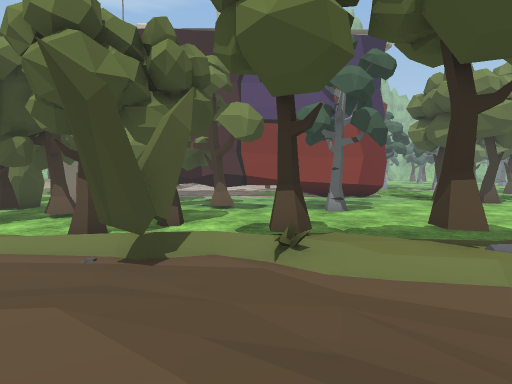
[1] (above)

22 first-person views from a walk through a Unity game level. The camera is 1.3 m above the floor, tilts 4° down and sees 80° across. The floor is counted in squares, 1 m on a side. Each view is taken from the middle of a square. On the plan, view 1 faces up. The plan holds only what a view shows up to about 14 squares ahead; the rest is blank. The place goes on beyond the plan. The player character is not drawn. Some animated figures are left out. Some surface patterns are stand-ins.

[2]
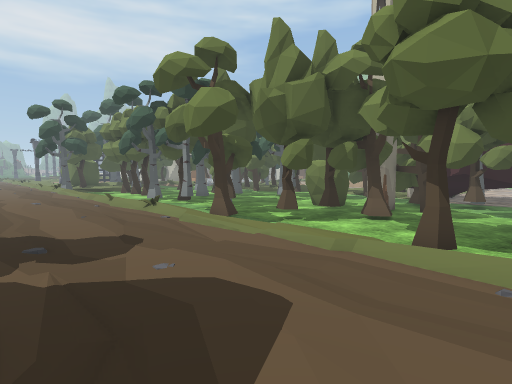

[3]
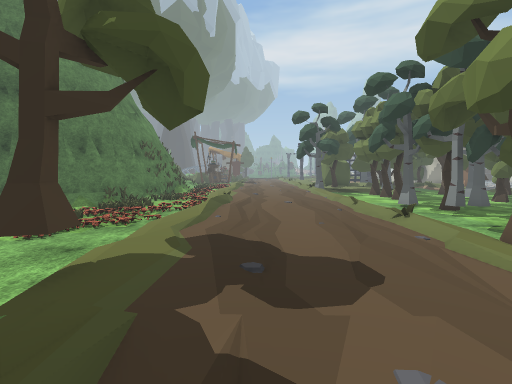

[4]
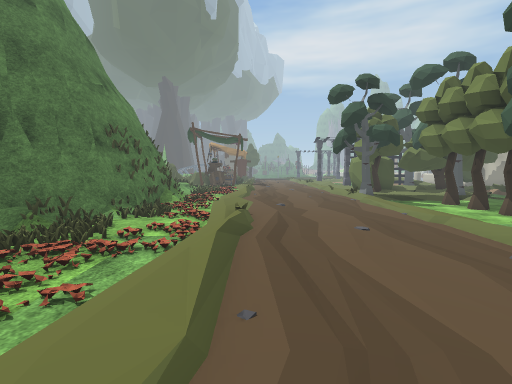

[5]
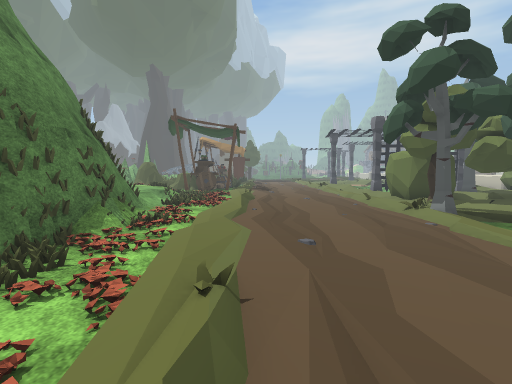

[6]
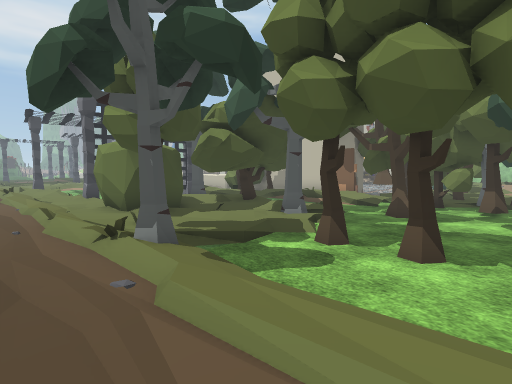

[7]
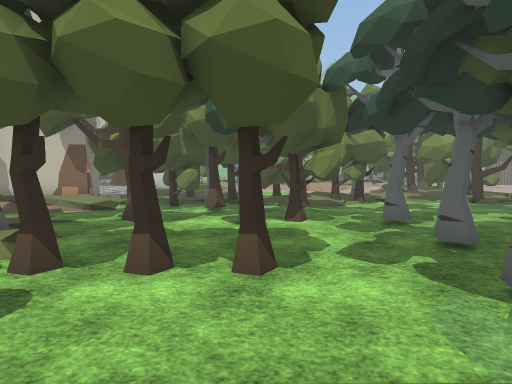

[8]
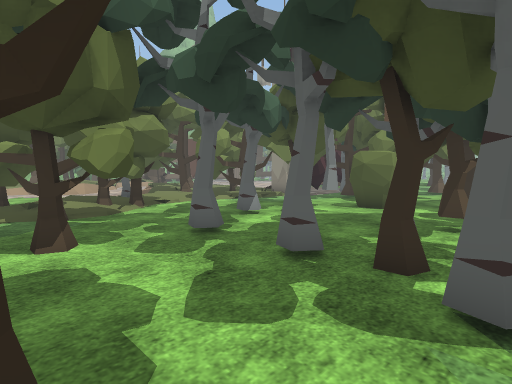

[9]
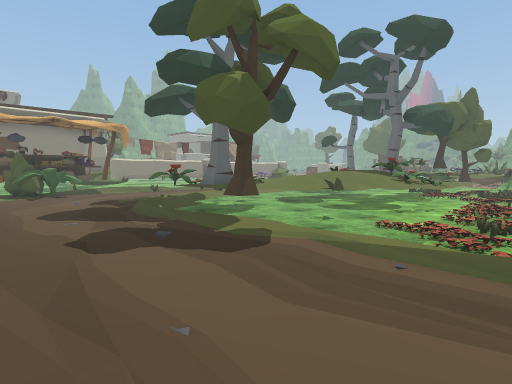

[10]
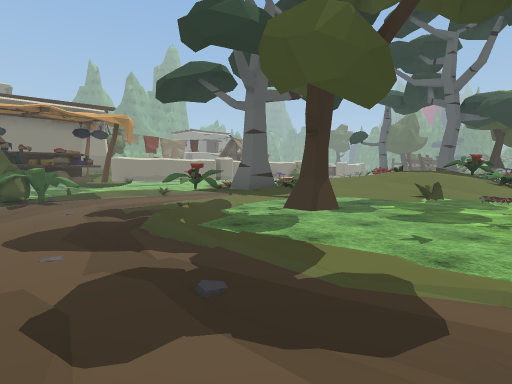

[11]
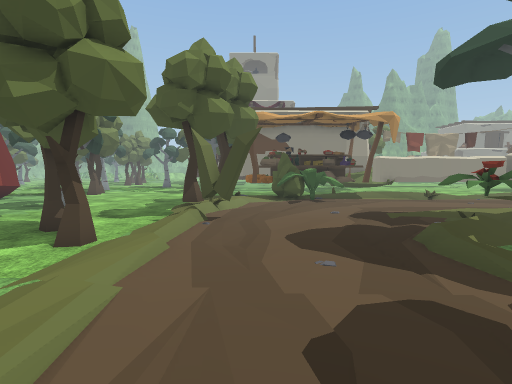

[12]
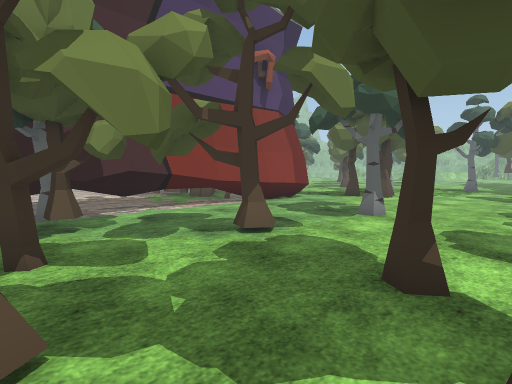

[13]
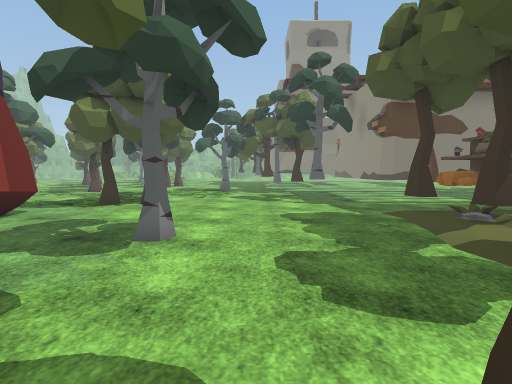

[14]
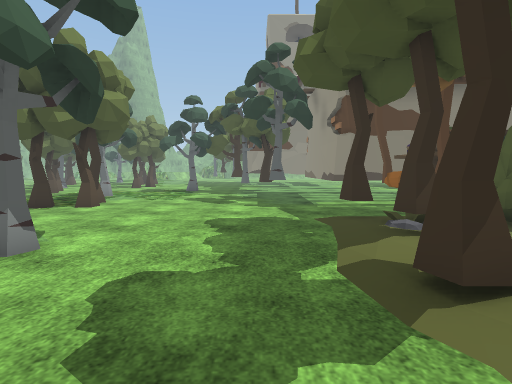

[15]
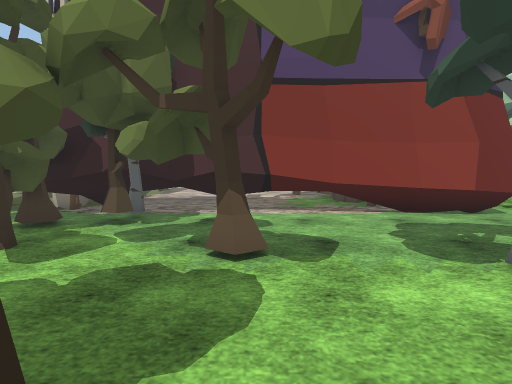

[16]
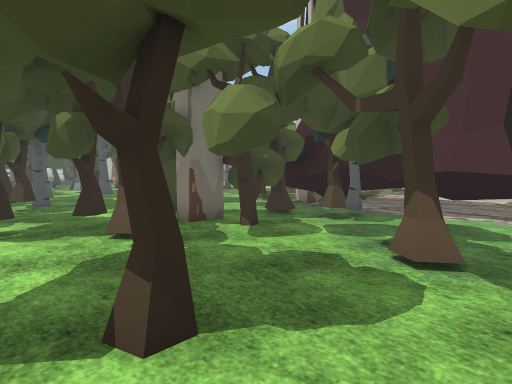

[17]
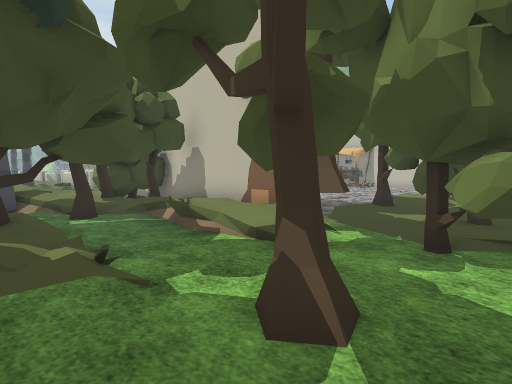

[18]
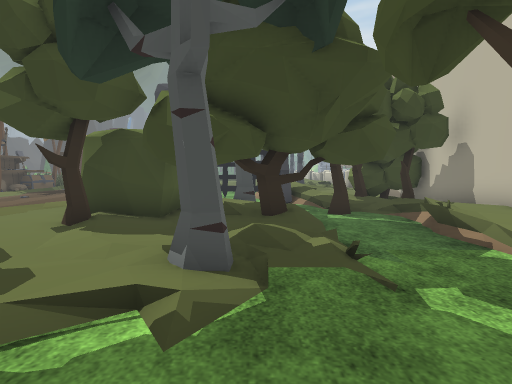

[19]
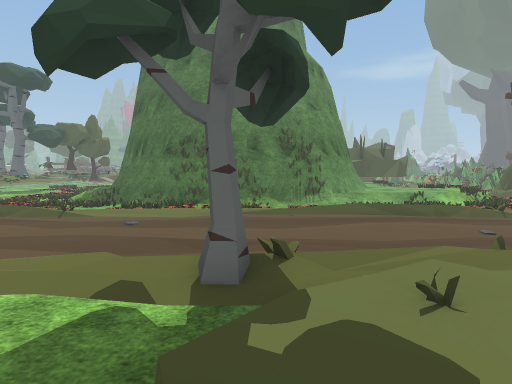

[20]
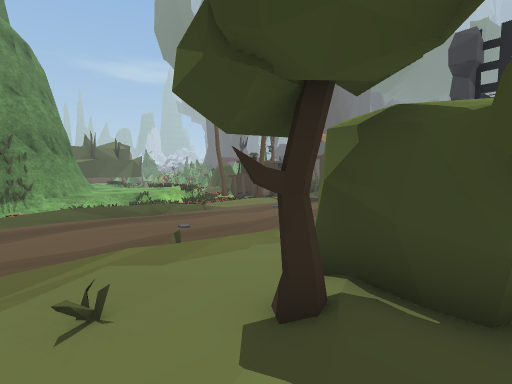

[21]
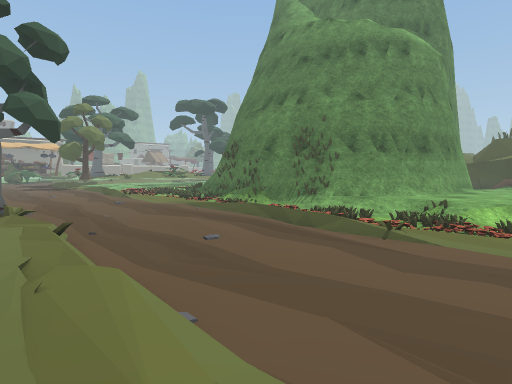

[22]
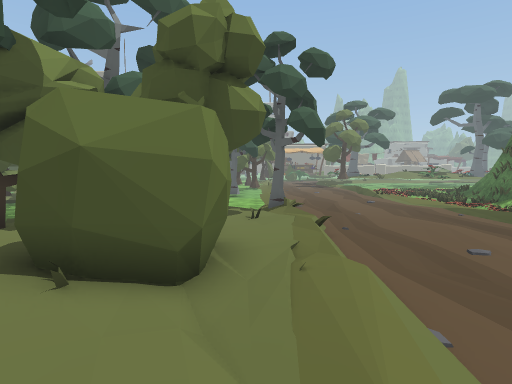

### Floor plan
Key: @ floor where view 1 was taken; # wall or solid block; . main floor; : floor 0.25 m higher than the main floor; + floor 0.5 m higher than the main floor; * floor 1 m higher than the main floor; % floor 1.25 m higher than the main floor; & floor 1.5 m higher than the main floor; / step, stairs or slope; = window, fence, low wall or low ledge; ^ raised ledge; T tree; B bush; F flower; P plant; O other object.
Columns run from 35 left of view 1 to 12 right of it. Each row starts with its distance up from view 1.
 18         #   TTT TT# T//:TT  # ........     ....
 17 #T###########T TTT TT....T:###########    .....
 16  TTTT++++/ #TT..TT........TT###T##...#####.....
 15  TTTT.:+//TT.TT...T........ TT.T............T..
 14   TTT #...TT.........TT.T...TTTTT............TT
 13 ///.T T....TT..TTT.T........TTT.TT..........TT..
 12 OO    T#///....T.T.T...T.BB.#TT..TT.............
 11  = TTTTT///..............BBT# TT......T.........
 10  #  TTTT:T:........T........TT.T................
  9    +BBBT:+:.TT.T...T..TT...TTT..................
  8   +BBBB+/::.TTTT..TT.T.TT..TT....T..............
  7 OO:/BBTT::+.......T.....TT.TT..T................
  6 :::::::://///..///      /TT..////..///........TT
  5 +:+++/////TT++::++///////++::++////TT+TOT.......
  4 :::::::::::::::::::::::::::::::::O://+T#T...####
  3 ::::::::::::::::::::::::::::::::::::::/######
  2 :::::::::::::::::::::::::::::::::::::::B ##
  1 ::::::::::::::::::::::::::::::::::::::BBB#
  0 :::/:/:::::::::::/:::::::::::///:::@:::P^#
 -1 +++   O++++++++++/:O+++/++:T+///::::::::^
 -2  OO  OO../O.OOFFFFOF..F//./TT..//P+::::
 -3  OOOOOOOO..OOO.F.OOOFFFO....***O*/+::::
 -4  .O..///O =###=/...OFOOOO.=***OTO// :::
 -5  //////#########///.OO.O..=/%%OO =/ :::+
 -6  ++++/###     ###+//  OO.=////%   / :::+
 -7  ++++###        ##+   .O=//&&/% O=/  ::+
 -8  +++=##          #    OO*O/&          :+
 -9   ++##                OOO/P

Positions as (right, up) in squares from view 1, and headings:
1: (0, 0), facing up
2: (-2, 0), facing up-left
3: (-4, 1), facing left
4: (-10, 0), facing left
5: (-16, 0), facing left
6: (-20, 3), facing up-left
7: (-20, 4), facing up
8: (-20, 7), facing up-right
9: (-14, 4), facing down-right
10: (-11, 3), facing down-right
11: (-10, 3), facing right
12: (-6, 7), facing up-right
13: (-3, 9), facing right
14: (-2, 7), facing right
15: (-1, 7), facing up
16: (0, 7), facing up-left
17: (-22, 11), facing up-left
18: (-22, 11), facing left
19: (-25, 9), facing down
20: (-26, 9), facing down-left
21: (-35, 6), facing down-right
22: (-35, 6), facing right
